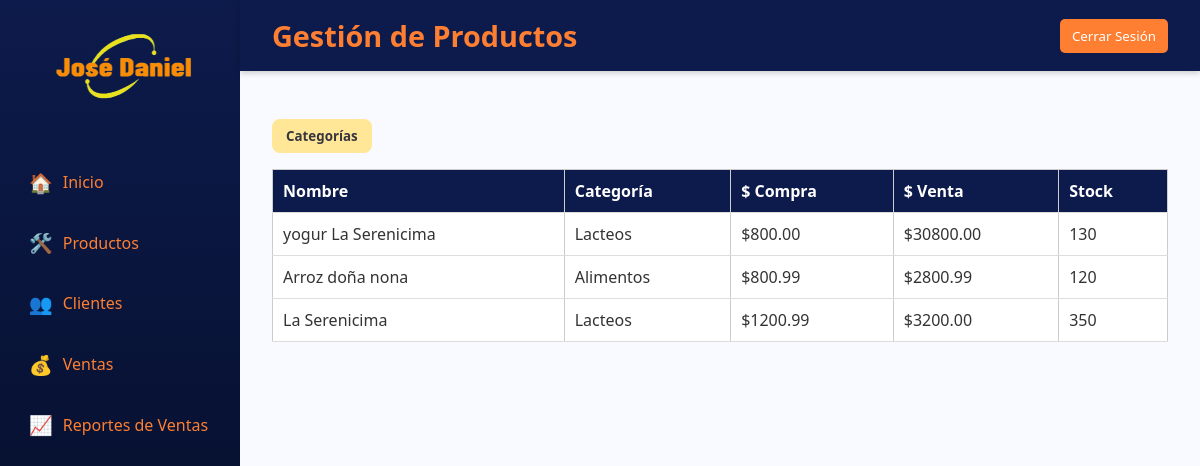
The page /pages/vendedor/ingresar_producto.php on the database as committed earlier.
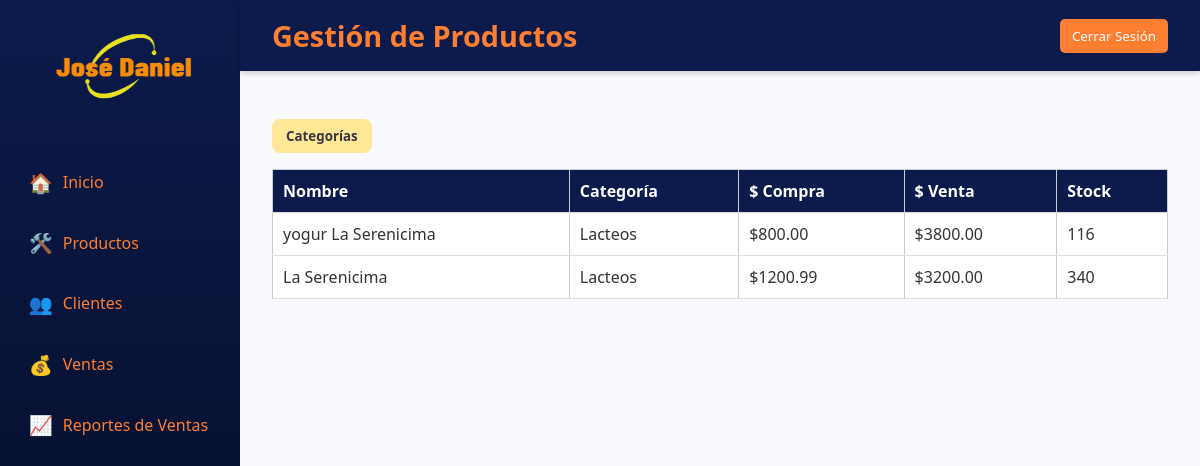
The same page on the database as committed later.
### tables this page shows
CREATE TABLE `carga_productos` (
  `id_carga` int(11) NOT NULL,
  `nombre_producto` varchar(100) DEFAULT NULL,
  `descripcion` text DEFAULT NULL,
  `id_categoria` int(11) DEFAULT NULL,
  `precio_compra` decimal(10,2) DEFAULT NULL,
  `precio_venta` decimal(10,2) DEFAULT NULL,
  `fecha_carga` datetime DEFAULT NULL,
  `estado` enum('Activo','Inactivo') NOT NULL
);

CREATE TABLE `categoria` (
  `id_categoria` int(11) NOT NULL,
  `nombre_categoria` varchar(100) DEFAULT NULL,
  `descripcion` varchar(100) DEFAULT NULL,
  `estado` enum('Activo','Inactivo') NOT NULL
);

CREATE TABLE `inventario_productos` (
  `id_inventario` int(11) NOT NULL,
  `id_carga` int(11) DEFAULT NULL,
  `stockDisponible` int(11) DEFAULT NULL,
  `fecha_actualizacion` datetime DEFAULT NULL
);

### pages/vendedor/ingresar_producto.php (the view, shortened to what this page needs)
<?php
$conn = new mysqli("localhost", "root", "", "almacen_jose_daniel");
?>
<!DOCTYPE html>
<html lang="es">
<head>
    <link rel="stylesheet" href="../../assets/css/styles.css">
</head>
<body>
    <div class="container">
        <aside class="sidebar">
            <div class="logo"><img src="../../assets/img/logo.ico" alt="Logo" width="200" height="100"></div>
            <nav>
                <a href="dashboard_vendedor.php"><span class="icon">🏠</span>Inicio</a>
                <a href="ingresar_producto.php" class="active"><span class="icon">🛠️</span>Productos</a>
                <a href="clientes.php"><span class="icon">👥</span>Clientes</a>
                <a href="ventas.php"><span class="icon">💰</span>Ventas</a>
                <a href="reporte_ventas.php"><span class="icon">📈</span>Reportes de Ventas</a>
            </nav>
        </aside>
        <div class="main">
            <header class="header">
                <h1 class="title">Gestión de Productos</h1>
                <div class="icons">
                    <button class="btn-primary"><a id="botonCerrar">Cerrar Sesión</a></button>
                </div>
            </header>
            <main class="content">
                <div class="tabs">
                    <button class="tab-btn active" id="boton-secundario"><a id="link-categorias" href="categoria.php">Categorías</a></button>
                </div>
                <div class="tab-content active" id="crud">
                    <table class="tabla">
                        <thead class="tabla-encabezado">
                            <tr>
                                <th>Nombre</th>
                                <th>Categoría</th>
                                <th>$ Compra</th>
                                <th>$ Venta</th>
                                <th>Stock</th>
                            </tr>
                        </thead>
                        <tbody>
                            <?php
                            $sql = "SELECT cp.id_carga, cp.nombre_producto, cp.descripcion, c.id_categoria, c.nombre_categoria AS categorias,
                                            cp.precio_compra, cp.precio_venta, ip.stockDisponible
                                    FROM carga_productos cp
                                    INNER JOIN categoria c ON cp.id_categoria = c.id_categoria
                                    INNER JOIN inventario_productos ip ON cp.id_carga = ip.id_carga
                                    WHERE cp.estado = 'Activo'
                                    ORDER BY cp.id_carga DESC";
                            $result = $conn->query($sql);
                            if ($result->num_rows > 0) {
                                while ($producto = $result->fetch_assoc()) {
                                    echo "<tr>
                                            <td>{$producto['nombre_producto']}</td>
                                            <td>{$producto['categorias']}</td>
                                            <td>\${$producto['precio_compra']}</td>
                                            <td>\${$producto['precio_venta']}</td>
                                            <td>{$producto['stockDisponible']}</td>
                                          </tr>";
                                }
                            } else {
                                echo "<tr><td colspan='6'>No hay productos registrados.</td></tr>";
                            }
                            ?>
                        </tbody>
                    </table>
                </div>
            </main>
        </div>
    </div>
</body>
</html>

Rows that differ between the two databases and show on the page:
no longer on this page (row edited): carga_productos: nombre_producto "Arroz doña nona", id_categoria.nombre_categoria "Alimentos", precio_compra "800.99", precio_venta "2800.99", inventario_productos.stockDisponible "120"
changed carga_productos "yogur La Serenicima": precio_venta "30800.00" → "3800.00"; inventario_productos.stockDisponible "130" → "116"
changed through a linked row, carga_productos "La Serenicima": inventario_productos.stockDisponible "350" → "340"
